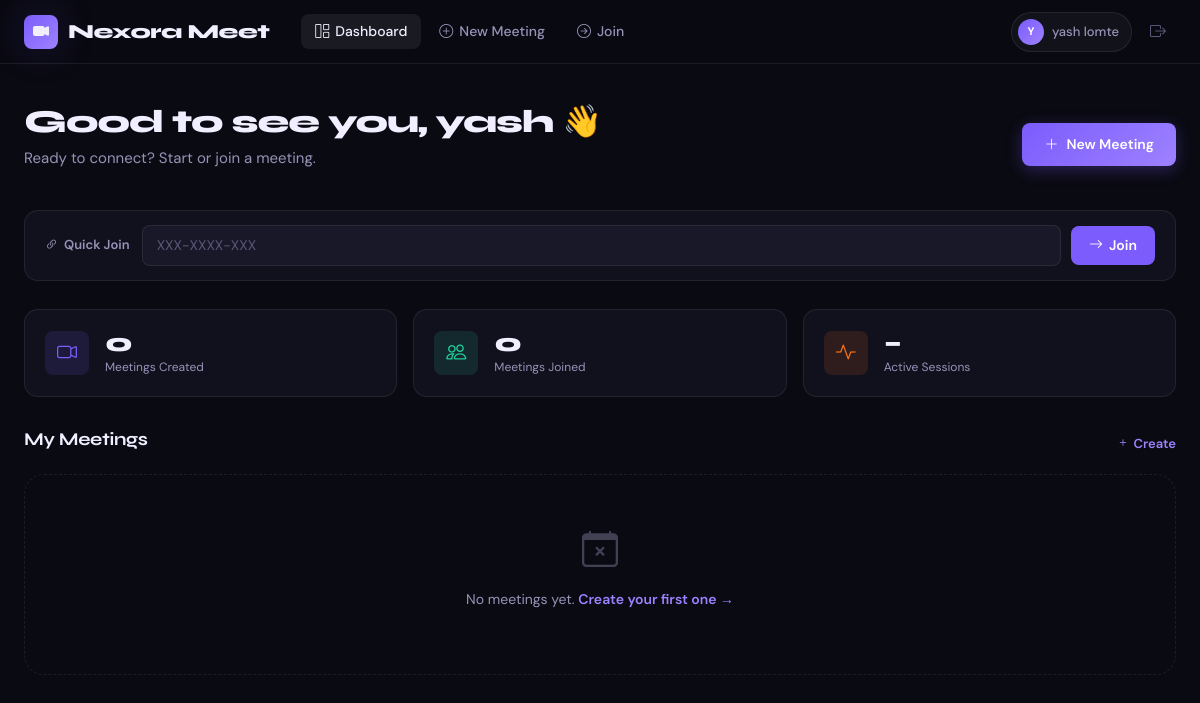
The app's page /meetings/dashboard/ (signed in), older data.
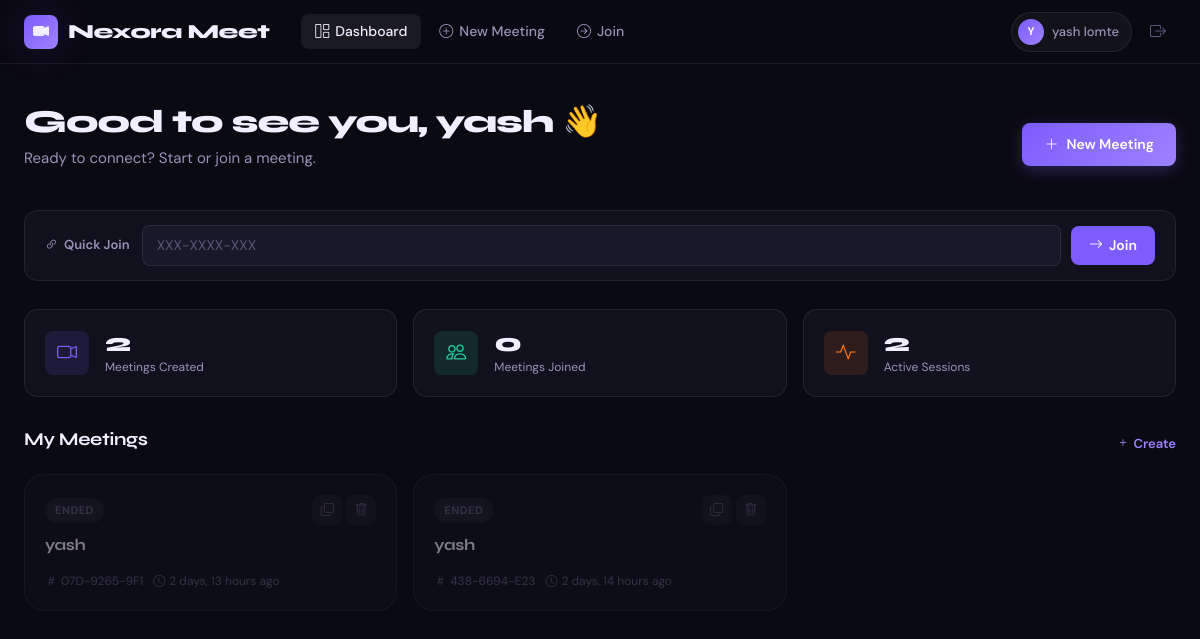
The same page, newer data.
### meetings/models.py (models this page shows, shortened)
class Meeting(models.Model):
    host         = models.ForeignKey(User, on_delete=models.CASCADE, related_name='hosted_meetings')
    meeting_id   = models.CharField(max_length=20, unique=True, blank=True)
    title        = models.CharField(max_length=200)
    description  = models.TextField(blank=True)
    scheduled_at = models.DateTimeField(null=True, blank=True)
    created_at   = models.DateTimeField(auto_now_add=True)
    is_active    = models.BooleanField(default=True)
    participants = models.ManyToManyField(User, related_name='joined_meetings', blank=True)
    class Meta:
        ordering = ['-created_at']
    password = models.CharField(
        max_length=50,
        blank=True,
        null=True
    )

### meetings/views.py (the view)
# urls.py: path('dashboard/',              views.dashboard,      name='dashboard'),
@login_required
def dashboard(request):
    hosted   = Meeting.objects.filter(host=request.user)
    joined   = request.user.joined_meetings.exclude(host=request.user)
    join_form = JoinMeetingForm()
    return render(request, 'meetings/dashboard.html', {
        'hosted':    hosted,
        'joined':    joined,
        'join_form': join_form,
    })

### meetings/forms.py
class JoinMeetingForm(forms.Form):
    meeting_id=forms.CharField(
        max_length=20,
        widget=forms.TextInput(
            attrs={
                'class':'form-control custom-input join-input',
                'placeholder':'XXX-XXXX-XXX'
            }
        )
    )
    password=forms.CharField(
        required=False,
        widget=forms.PasswordInput(
            attrs={
                'class':'form-control custom-input',
                'placeholder':'Meeting password'
            }
        )
    )

### meetings/templates/meetings/dashboard.html (shortened to what this page needs)
{% extends 'base.html' %}
{% block content %}
<div class="page-container">
  <div class="dashboard-hero">
    <div>
      <h1 class="page-title">Good to see you, {{ user.first_name|default:user.username }} 👋</h1>
      <p class="page-sub">Ready to connect? Start or join a meeting.</p>
    </div>
    <div class="hero-actions">
      <a href="{% url 'create_meeting' %}" class="btn-hero-primary">
        <i class="bi bi-plus-lg"></i> New Meeting
      </a>
    </div>
  </div>
  <div class="quick-join-bar">
    <div class="quick-join-label">
      <i class="bi bi-link-45deg"></i>
      Quick Join
    </div>
    <form method="post" action="{% url 'join_meeting' %}" class="quick-join-form">
      {{ join_form.meeting_id }}
      <button type="submit" class="btn-join-sm">
        <i class="bi bi-arrow-right"></i> Join
      </button>
    </form>
  </div>
  <div class="stats-row">
    <div class="stat-card">
      <div class="stat-card-icon"><i class="bi bi-camera-video"></i></div>
      <div>
        <div class="stat-card-num">{{ hosted.count }}</div>
        <div class="stat-card-label">Meetings Created</div>
      </div>
    </div>
    <div class="stat-card">
      <div class="stat-card-icon accent-green"><i class="bi bi-people"></i></div>
      <div>
        <div class="stat-card-num">{{ joined.count }}</div>
        <div class="stat-card-label">Meetings Joined</div>
      </div>
    </div>
    <div class="stat-card">
      <div class="stat-card-icon accent-orange"><i class="bi bi-activity"></i></div>
      <div>
        <div class="stat-card-num">{{ hosted.filter.count|default:"–" }}</div>
        <div class="stat-card-label">Active Sessions</div>
      </div>
    </div>
  </div>
  <div class="section-block">
    <div class="section-header">
      <h3 class="section-title">My Meetings</h3>
      <a href="{% url 'create_meeting' %}" class="section-action">
        <i class="bi bi-plus"></i> Create
      </a>
    </div>
    {% if hosted %}
      <div class="meetings-grid">
        {% for m in hosted %}
        <div class="meeting-card {% if not m.is_active %}meeting-ended{% endif %}">
          <div class="meeting-card-top">
            <div class="meeting-badge {% if m.is_active %}badge-active{% else %}badge-ended{% endif %}">
              {% if m.is_active %}Live{% else %}Ended{% endif %}
            </div>
            <div class="meeting-actions-top">
              <button class="icon-btn copy-btn" data-id="{{ m.meeting_id }}" title="Copy ID">
                <i class="bi bi-copy"></i>
              </button>
              <a href="{% url 'delete_meeting' m.meeting_id %}" class="icon-btn danger-btn" title="Delete"
                 onclick="return confirm('Delete permanently?')">
                <i class="bi bi-trash"></i>
              </a>
            </div>
          </div>
          <h4 class="meeting-title">{{ m.title }}</h4>
          <div class="meeting-meta">
            <span><i class="bi bi-hash"></i> {{ m.meeting_id }}</span>
            {% if m.scheduled_at %}
              <span><i class="bi bi-calendar"></i> {{ m.scheduled_at|date:"M d, H:i" }}</span>
            {% else %}
              <span><i class="bi bi-clock"></i> {{ m.created_at|timesince }} ago</span>
            {% endif %}
          </div>
        </div>
        {% endfor %}
      </div>
    {% else %}
      <div class="empty-state">
        <div class="empty-icon"><i class="bi bi-calendar-x"></i></div>
        <p>No meetings yet. <a href="{% url 'create_meeting' %}">Create your first one →</a></p>
      </div>
    {% endif %}
  </div>
</div>
{% endblock %}

### templates/base.html (shortened to what this page needs)
{% load static %}
<!DOCTYPE html>
<html lang="en">
<head>
  <link href="https://cdn.jsdelivr.net/npm/bootstrap@5.3.2/dist/css/bootstrap.min.css" rel="stylesheet" />
  <link href="https://cdn.jsdelivr.net/npm/bootstrap-icons@1.11.3/font/bootstrap-icons.css" rel="stylesheet" />
  {% load static %}
  <link rel="stylesheet" href="{% static 'css/style.css' %}" />
</head>
<body>
{% if user.is_authenticated %}
<nav class="nexmeet-nav">
  <div class="nav-brand">
    <div class="brand-icon"><i class="bi bi-camera-video-fill"></i></div>
    <span class="brand-name">Nexora Meet</span>
  </div>
  <div class="nav-links">
    <a href="{% url 'dashboard' %}" class="nav-link-item {% if request.resolver_match.url_name == 'dashboard' %}active{% endif %}">
      <i class="bi bi-grid-1x2"></i> Dashboard
    </a>
    <a href="{% url 'create_meeting' %}" class="nav-link-item {% if request.resolver_match.url_name == 'create_meeting' %}active{% endif %}">
      <i class="bi bi-plus-circle"></i> New Meeting
    </a>
    <a href="{% url 'join_meeting' %}" class="nav-link-item {% if request.resolver_match.url_name == 'join_meeting' %}active{% endif %}">
      <i class="bi bi-arrow-right-circle"></i> Join
    </a>
  </div>
  <div class="nav-user">
    <a href="{% url 'profile' %}" class="user-chip">
      <div class="user-avatar-sm">{{ user.username|first|upper }}</div>
      <span>{{ user.get_full_name|default:user.username }}</span>
    </a>
    <a href="{% url 'logout' %}" class="logout-btn" title="Sign out">
      <i class="bi bi-box-arrow-right"></i>
    </a>
  </div>
</nav>
{% endif %}
<main class="{% if user.is_authenticated %}main-with-nav{% endif %}">
  {% block content %}{% endblock %}
</main>
</body>
</html>

Row changes from the older to the newer data that the page shows:
added Meeting: is_active "ENDED", title "yash", meeting_id "07D-9265-9F1", created_at "2 days, 13 hours"
added Meeting: is_active "ENDED", title "yash", meeting_id "438-6694-E23", created_at "2 days, 14 hours"
Text that changed along with them:
{{ hosted.count }}: "0" → "2"
{{ hosted.filter.count|default:"–" }}: "–" → "2"
text no longer shown: "No meetings yet. Create your first one →"
